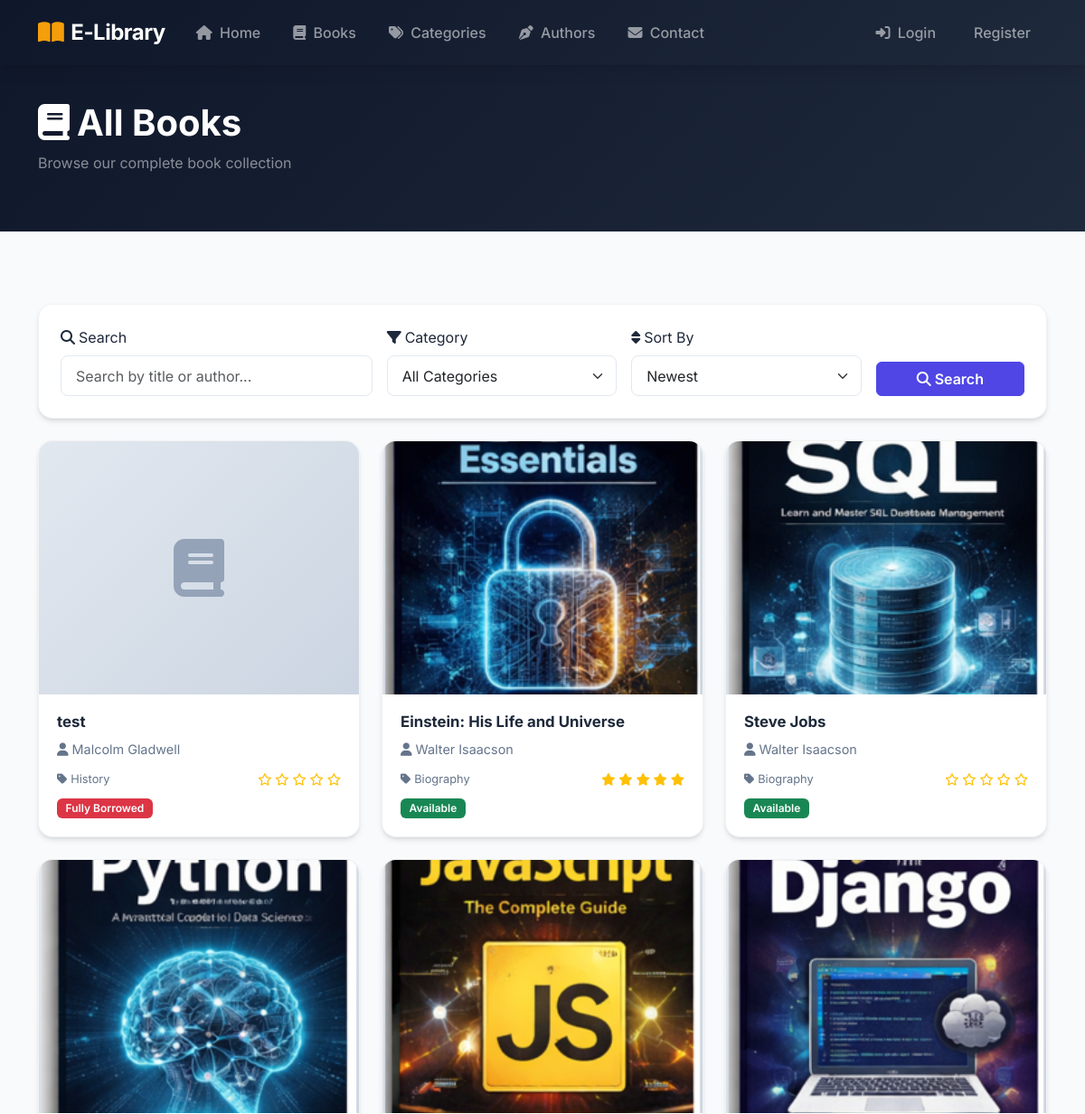
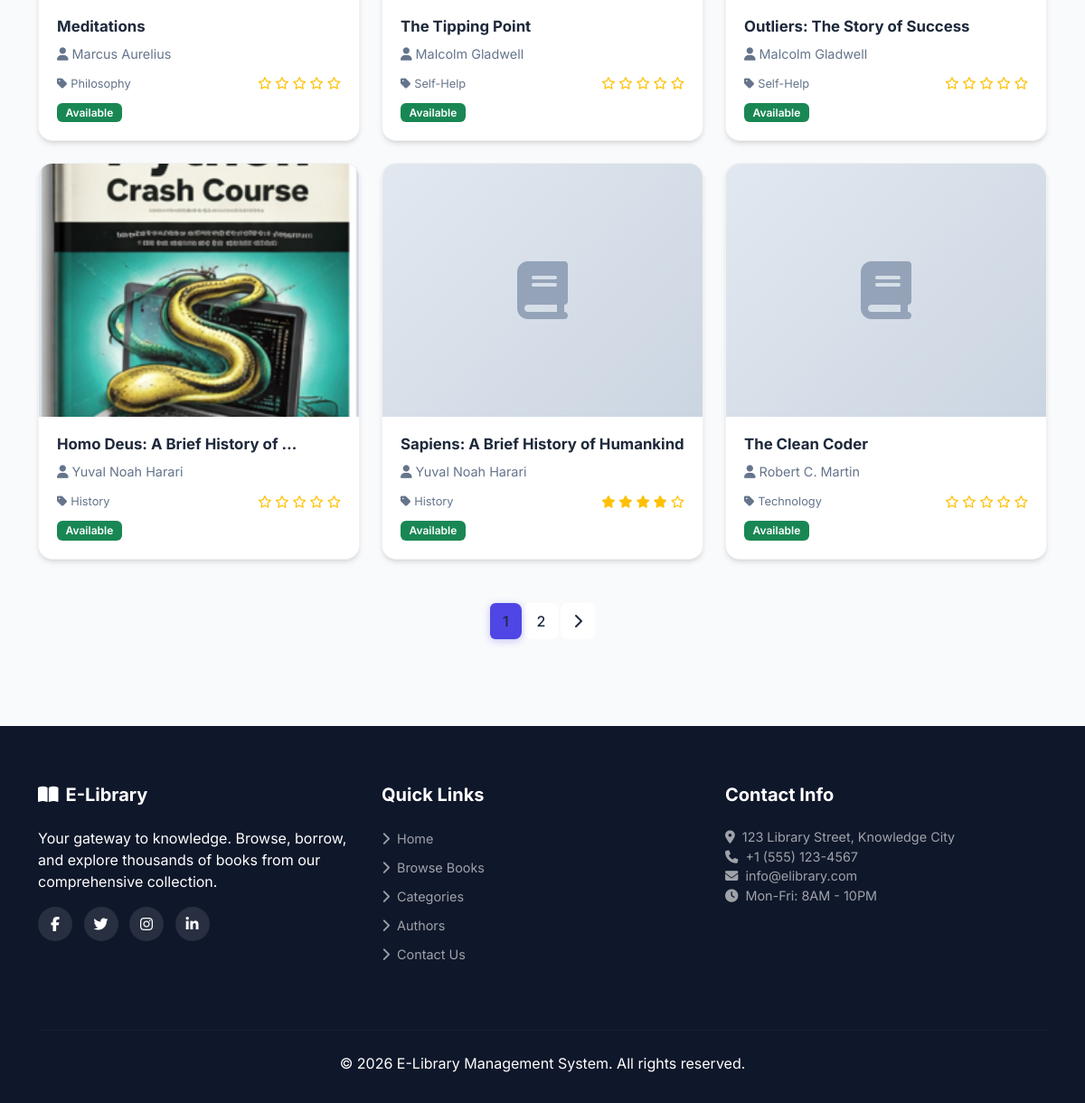
The page /books/ on the database its author committed (2 pictures, top to bottom).
### library/models.py (models this page shows, shortened)
class Book(models.Model):
    title = models.CharField(max_length=300, verbose_name="Book Title")
    author = models.ForeignKey(Author, on_delete=models.CASCADE, related_name='books', verbose_name="Author")
    category = models.ForeignKey(Category, on_delete=models.SET_NULL, null=True, related_name='books', verbose_name="Category")
    description = models.TextField(blank=True, verbose_name="Description")
    cover_image = models.ImageField(upload_to='books/', blank=True, null=True, verbose_name="Cover Image")
    publication_year = models.PositiveIntegerField(default=2024, verbose_name="Publication Year")
    pages = models.PositiveIntegerField(default=0, verbose_name="Number of Pages")
    language = models.CharField(max_length=50, default='English', verbose_name="Language")
    total_copies = models.PositiveIntegerField(default=1, verbose_name="Total Copies")
    available_copies = models.PositiveIntegerField(default=1, verbose_name="Available Copies")
    created_at = models.DateTimeField(auto_now_add=True)
    updated_at = models.DateTimeField(auto_now=True)
    class Meta:
        ordering = ['-created_at']
        verbose_name = "Book"
        verbose_name_plural = "Books"
    @property
    def is_available(self):
        return self.available_copies > 0
    @property
    def average_rating(self):
        reviews = self.reviews.all()
        if reviews.exists():
            return round(reviews.aggregate(avg=models.Avg('rating'))['avg'], 1)
        return 0

class Author(models.Model):
    name = models.CharField(max_length=200, verbose_name="Author Name")
    bio = models.TextField(blank=True, verbose_name="Biography")
    photo = models.ImageField(upload_to='authors/', blank=True, null=True, verbose_name="Photo")
    created_at = models.DateTimeField(auto_now_add=True)
    class Meta:
        ordering = ['name']
        verbose_name = "Author"
        verbose_name_plural = "Authors"

class Category(models.Model):
    name = models.CharField(max_length=100, unique=True, verbose_name="Category Name")
    icon = models.CharField(max_length=50, default='fas fa-book', verbose_name="Icon Class")
    created_at = models.DateTimeField(auto_now_add=True)
    class Meta:
        ordering = ['name']
        verbose_name = "Category"
        verbose_name_plural = "Categories"

### library/views.py (the view)
# urls.py: path('books/', views.all_books, name='all_books'),
def all_books(request):
    books = Book.objects.all()
    search_query = request.GET.get('q', '')
    if search_query:
        books = books.filter(
            Q(title__icontains=search_query) | Q(author__name__icontains=search_query)
        )
    category_id = request.GET.get('category', '')
    if category_id:
        books = books.filter(category_id=category_id)
    sort_by = request.GET.get('sort', 'newest')
    if sort_by == 'oldest':
        books = books.order_by('created_at')
    elif sort_by == 'highest_rated':
        books = books.annotate(avg_rating=Avg('reviews__rating')).order_by('-avg_rating')
    else:
        books = books.order_by('-created_at')
    paginator = Paginator(books, 9)
    page_number = request.GET.get('page')
    page_obj = paginator.get_page(page_number)
    categories = Category.objects.all()
    for cat in categories:
        cat.is_selected = (str(cat.id) == category_id)
    context = {
        'page_obj': page_obj,
        'categories': categories,
        'search_query': search_query,
        'selected_category': category_id,
        'sort_by': sort_by,
        'sort_newest': sort_by == 'newest',
        'sort_oldest': sort_by == 'oldest',
        'sort_highest_rated': sort_by == 'highest_rated',
    }
    return render(request, 'library/books.html', context)

### library/templates/library/books.html (shortened to what this page needs)
{% extends 'library/base.html' %}
{% load static %}
{% load library_filters %}
{% block content %}
<section class="page-header">
    <div class="container">
        <h1><i class="fas fa-book me-2"></i>All Books</h1>
        <p class="text-muted">Browse our complete book collection</p>
    </div>
</section>
<section class="section-padding">
    <div class="container">
        <div class="filter-bar mb-4">
            <form method="GET" action="{% url 'all_books' %}" class="row g-3 align-items-end">
                <div class="col-md-4">
                    <label class="form-label"><i class="fas fa-search me-1"></i>Search</label>
                    <input type="text" name="q" class="form-control" placeholder="Search by title or author..."
                        value="{{ search_query }}">
                </div>
                <div class="col-md-3">
                    <label class="form-label"><i class="fas fa-filter me-1"></i>Category</label>
                    <select name="category" class="form-select">
                        <option value="">All Categories</option>
                    </select>
                </div>
                <div class="col-md-3">
                    <label class="form-label"><i class="fas fa-sort me-1"></i>Sort By</label>
                    <select name="sort" class="form-select">
                        <option value="newest" {% if sort_newest %}selected{% endif %}>Newest</option>
                    </select>
                </div>
                <div class="col-md-2">
                    <button type="submit" class="btn btn-primary w-100"><i
                            class="fas fa-search me-1"></i>Search</button>
                </div>
            </form>
        </div>
        <div class="row g-4">
            {% for book in page_obj %}
            <div class="col-lg-4 col-md-6">
                <div class="book-card">
                    <div class="book-card-image">
                        {% if book.cover_image %}
                        <img src="{{ book.cover_image.url }}" alt="{{ book.title }}">
                        {% else %}
                        <div class="book-placeholder"></div>
                        {% endif %}
                    </div>
                    <div class="book-card-body">
                        <h5 class="book-card-title">{{ book.title|truncatewords:6 }}</h5>
                        <p class="book-card-author"><i class="fas fa-user me-1"></i>{{ book.author.name }}</p>
                        <div class="d-flex justify-content-between align-items-center">
                            <span class="book-card-category"><i class="fas fa-tag me-1"></i>{{ book.category.name }}</span>
                            <div class="book-card-rating">
                                {% with rating=book.average_rating %}
                                {% for i in rating|star_range %}
                                <i class="fas fa-star text-warning"></i>
                                {% endfor %}
                                {% for i in rating|empty_star_range %}
                                <i class="far fa-star text-warning"></i>
                                {% endfor %}
                                {% endwith %}
                            </div>
                        </div>
                        <div class="mt-2">{{ book|book_status }}</div>
                    </div>
                </div>
            </div>
            {% empty %}
            <div class="col-12 text-center py-5">
                <i class="fas fa-search fa-3x text-muted mb-3"></i>
                <h4 class="text-muted">No books found</h4>
                <p class="text-muted">Try adjusting your search or filter criteria.</p>
            </div>
            {% endfor %}
        </div>
        {% if page_obj.has_other_pages %}
        <nav class="mt-5">
            <ul class="pagination justify-content-center">
                {% for num in page_obj.paginator.page_range %}
                <li class="page-item {% if page_obj.number == num %}active{% endif %}">
                    <a class="page-link"
                        href="?page={{ num }}&q={{ search_query }}&category={{ selected_category }}&sort={{ sort_by }}">{{ num }}</a>
                </li>
                {% endfor %}
                {% if page_obj.has_next %}
                <li class="page-item">
                    <a class="page-link"
                        href="?page={{ page_obj.next_page_number }}&q={{ search_query }}&category={{ selected_category }}&sort={{ sort_by }}">
                        <i class="fas fa-chevron-right"></i>
                    </a>
                </li>
                {% endif %}
            </ul>
        </nav>
        {% endif %}
    </div>
</section>
{% endblock %}

### library/templates/library/base.html (shortened to what this page needs)
{% load static %}
{% load library_filters %}
<!DOCTYPE html>
<html lang="en">
<head>
    <link href="https://cdn.jsdelivr.net/npm/bootstrap@5.3.2/dist/css/bootstrap.min.css" rel="stylesheet">
    <link href="https://cdnjs.cloudflare.com/ajax/libs/font-awesome/6.5.1/css/all.min.css" rel="stylesheet">
    <link rel="stylesheet" href="{% static 'css/style.css' %}">
</head>
<body>
    <nav class="navbar navbar-expand-lg navbar-dark fixed-top" id="mainNavbar">
        <div class="container">
            <a class="navbar-brand d-flex align-items-center" href="{% url 'home' %}">
                <i class="fas fa-book-open me-2"></i>
                <span class="fw-bold">E-Library</span>
            </a>
            <div class="collapse navbar-collapse" id="navbarNav">
                <ul class="navbar-nav me-auto">
                    <li class="nav-item">
                        <a class="nav-link" href="{% url 'home' %}"><i class="fas fa-home me-1"></i> Home</a>
                    </li>
                    <li class="nav-item">
                        <a class="nav-link" href="{% url 'all_books' %}"><i class="fas fa-book me-1"></i> Books</a>
                    </li>
                    <li class="nav-item">
                        <a class="nav-link" href="{% url 'categories' %}"><i class="fas fa-tags me-1"></i>
                            Categories</a>
                    </li>
                    <li class="nav-item">
                        <a class="nav-link" href="{% url 'authors' %}"><i class="fas fa-pen-nib me-1"></i> Authors</a>
                    </li>
                    <li class="nav-item">
                        <a class="nav-link" href="{% url 'contact' %}"><i class="fas fa-envelope me-1"></i> Contact</a>
                    </li>
                </ul>
                <ul class="navbar-nav">
                    {% if user.is_authenticated %}
                    <li class="nav-item">
                        <a class="nav-link" href="{% url 'my_books' %}"><i class="fas fa-bookmark me-1"></i> My
                            Books</a>
                    </li>
                    <li class="nav-item dropdown">
                        <a class="nav-link dropdown-toggle" href="#" role="button" data-bs-toggle="dropdown">
                            <i class="fas fa-user-circle me-1"></i> {{ user.get_full_name|default:user.username }}
                        </a>
                        <ul class="dropdown-menu dropdown-menu-end">
                            <li><a class="dropdown-item" href="{% url 'profile' %}"><i
                                        class="fas fa-id-card me-2"></i>Profile</a></li>
                            {% if user.is_staff %}
                            <li><a class="dropdown-item" href="{% url 'admin:index' %}"><i
                                        class="fas fa-cog me-2"></i>Admin Panel</a></li>
                            {% endif %}
                            <li>
                                <hr class="dropdown-divider">
                            </li>
                            <li><a class="dropdown-item" href="{% url 'logout' %}"><i
                                        class="fas fa-sign-out-alt me-2"></i>Logout</a></li>
                        </ul>
                    </li>
                    {% else %}
                    <li class="nav-item">
                        <a class="nav-link" href="{% url 'login' %}"><i class="fas fa-sign-in-alt me-1"></i> Login</a>
                    </li>
                    <li class="nav-item">
                        <a class="nav-link btn btn-outline-light btn-sm ms-2 px-3"
                            href="{% url 'register' %}">Register</a>
                    </li>
                    {% endif %}
                </ul>
            </div>
        </div>
    </nav>
    <main class="main-content">
        {% block content %}{% endblock %}
    </main>
    <footer class="footer">
        <div class="container">
            <div class="row">
                <div class="col-md-4 mb-4">
                    <h5><i class="fas fa-book-open me-2"></i>E-Library</h5>
                    <p class="">Your gateway to knowledge. Browse, borrow, and explore thousands of books from
                        our comprehensive collection.</p>
                    <div class="social-links">
                        <a href="#"><i class="fab fa-facebook-f"></i></a>
                        <a href="#"><i class="fab fa-twitter"></i></a>
                        <a href="#"><i class="fab fa-instagram"></i></a>
                        <a href="#"><i class="fab fa-linkedin-in"></i></a>
                    </div>
                </div>
                <div class="col-md-4 mb-4">
                    <h5>Quick Links</h5>
                    <ul class="list-unstyled footer-links">
                        <li><a href="{% url 'home' %}"><i class="fas fa-chevron-right me-2"></i>Home</a></li>
                        <li><a href="{% url 'all_books' %}"><i class="fas fa-chevron-right me-2"></i>Browse Books</a>
                        </li>
                        <li><a href="{% url 'categories' %}"><i class="fas fa-chevron-right me-2"></i>Categories</a>
                        </li>
                        <li><a href="{% url 'authors' %}"><i class="fas fa-chevron-right me-2"></i>Authors</a></li>
                        <li><a href="{% url 'contact' %}"><i class="fas fa-chevron-right me-2"></i>Contact Us</a></li>
                    </ul>
                </div>
                <div class="col-md-4 mb-4">
                    <h5>Contact Info</h5>
                    <ul class="list-unstyled footer-contact">
                        <li><i class="fas fa-map-marker-alt me-2"></i>123 Library Street, Knowledge City</li>
                        <li><i class="fas fa-phone me-2"></i>+1 (555) 123-4567</li>
                        <li><i class="fas fa-envelope me-2"></i>info@elibrary.com</li>
                        <li><i class="fas fa-clock me-2"></i>Mon-Fri: 8AM - 10PM</li>
                    </ul>
                </div>
            </div>
            <hr>
            <div class="text-center">
                <p class="mb-0">&copy; 2026 E-Library Management System. All rights reserved.</p>
            </div>
        </div>
    </footer>
</body>
</html>

### rows shown on the page
Book: title "test", author.name "Malcolm Gladwell", category.name "History", available_copies "Fully Borrowed"
Book: title "Einstein: His Life and Universe", author.name "Walter Isaacson", category.name "Biography", available_copies "Available"
Book: title "Steve Jobs", author.name "Walter Isaacson", category.name "Biography", available_copies "Available"
Book: title "Meditations", author.name "Marcus Aurelius", category.name "Philosophy", available_copies "Available"
Book: title "The Tipping Point", author.name "Malcolm Gladwell", category.name "Self-Help", available_copies "Available"
Book: title "Outliers: The Story of Success", author.name "Malcolm Gladwell", category.name "Self-Help", available_copies "Available"
Book: title "Homo Deus: A Brief History of …", author.name "Yuval Noah Harari", category.name "History", available_copies "Available"
Book: title "Sapiens: A Brief History of Humankind", author.name "Yuval Noah Harari", category.name "History", available_copies "Available"
Book: title "The Clean Coder", author.name "Robert C. Martin", category.name "Technology", available_copies "Available"

### other values the page prints
{{ num }} "1" "2"
